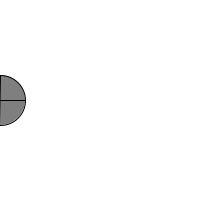
Frame 1 (no input)
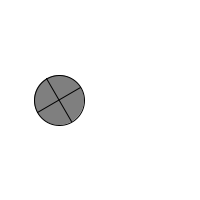
Frame 60 (the mouse pressed at the canvas centre just before this capture)
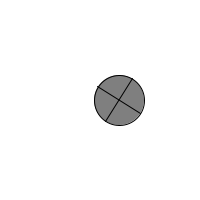
Frame 120 (the mouse held since frame 60 and released just before this capture)

The Processing sketch that drew these frames (run headless with seeded random() and noise(); from frame 60 on, the mouse is pressed at the canvas centre):

// Processing sketch: exo046
// ── exo046.pde
int cercleX = 0;
int cercleY = 100;
float angle = 0;

void setup() {
  size(200, 200);
}

void draw() {
  background(255);
  fill(127);
  ellipse(cercleX, cercleY, 50, 50);

  // Ligne 1 (angle normal)
  line(cercleX - 25 * cos(angle), cercleY - 25 * sin(angle), 
       cercleX + 25 * cos(angle), cercleY + 25 * sin(angle));
  
  // Ligne 2 (angle + 90°)
  line(cercleX - 25 * cos(angle + HALF_PI), cercleY - 25 * sin(angle + HALF_PI), 
       cercleX + 25 * cos(angle + HALF_PI), cercleY + 25 * sin(angle + HALF_PI));

  // Incrémentations
  cercleX += 1;
  angle += 0.018;
}
